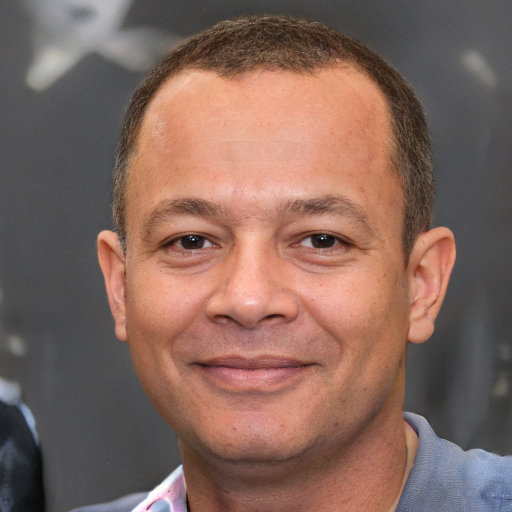
#> input picture sample_images/img1.jpeg, 1024 x 1024 px (shown at 1/2 size); its folder holds only this picture in this run
$ python build_corpus.py
#> lines starting #> are read from the running program, lines starting #| are printed output that depends on the picture
#> in build_corpus, img is the input picture: PIL image 1024x1024 RGB; mean R, G, B 131.4, 102.7, 93.3
"""
build_corpus.py — Corpus builder for Content Forensics prototype.

ETHICAL STATEMENT
─────────────────
• This script processes images supplied by the USER from the sample_images/
  folder. The pipeline is designed for SYNTHETIC / DEMO data only.
• Never use real leaked, intimate, or non-consented images of any person.
• All generated corpus entries are labelled SIMULATED in the manifest.
• Simulated platform names and URLs are fictional and do NOT represent any
  real platform, person, or content.

USAGE
─────
  python build_corpus.py --src sample_images/ --out corpus/ [--distractors 5]

For each image found in --src, four transformed variants are generated:
  _cropped      — center crop 80% + resize back to original dimensions
  _flipped      — horizontal mirror flip
  _watermarked  — semi-transparent "DEMO WATERMARK" text overlay
  _jpeg20       — JPEG recompression at quality=20

A manifest (corpus/manifest.json) is written mapping every file to a
simulated platform label and a fake demo URL. All entries are tagged
  "note": "SIMULATED — synthetic demo data only, not a real platform"
"""

from __future__ import annotations

import argparse
import json
import random
import sys
import textwrap
from pathlib import Path

if hasattr(sys.stdout, "reconfigure"):
    sys.stdout.reconfigure(encoding="utf-8", errors="replace")
if hasattr(sys.stderr, "reconfigure"):
    sys.stderr.reconfigure(encoding="utf-8", errors="replace")

import numpy as np
from PIL import Image, ImageDraw, ImageFont

# ──────────────────────────────────────────────────────────────────────────────
# Constants
# ──────────────────────────────────────────────────────────────────────────────
SIMULATED_PLATFORMS = [
    "DemoSite-A",
    "DemoForum-B",
    "DemoBoard-C",
    "DemoGallery-D",
    "DemoNet-E",
]
SIMULATED_NOTE = "SIMULATED — synthetic demo data only, not a real platform"
TRANSFORM_NAMES = ["cropped", "flipped", "watermarked", "jpeg20"]

IMAGE_EXTENSIONS = {".jpg", ".jpeg", ".png", ".bmp", ".webp", ".tiff"}

# ──────────────────────────────────────────────────────────────────────────────
# Transform helpers
# ──────────────────────────────────────────────────────────────────────────────

def _center_crop_resize(img: Image.Image, crop_fraction: float = 0.80) -> Image.Image:
    """Crop the central `crop_fraction` of the image, then resize back."""
#> called with crop_fraction = 0.8
    w, h = img.size
    new_w = int(w * crop_fraction)
    new_h = int(h * crop_fraction)
    left = (w - new_w) // 2
    top = (h - new_h) // 2
    cropped = img.crop((left, top, left + new_w, top + new_h))
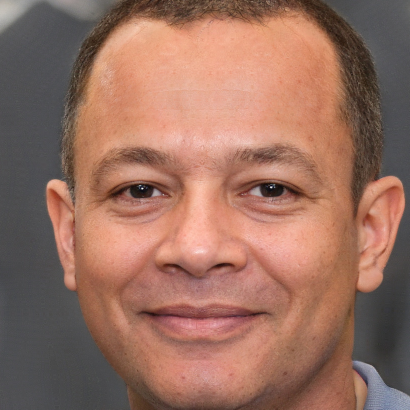
#> cropped: PIL image 819x819 RGB (shown at 1/2 size); mean R, G, B 152.9, 111.6, 96.5
    return cropped.resize((w, h), Image.LANCZOS)


def _horizontal_flip(img: Image.Image) -> Image.Image:
    return img.transpose(Image.FLIP_LEFT_RIGHT)
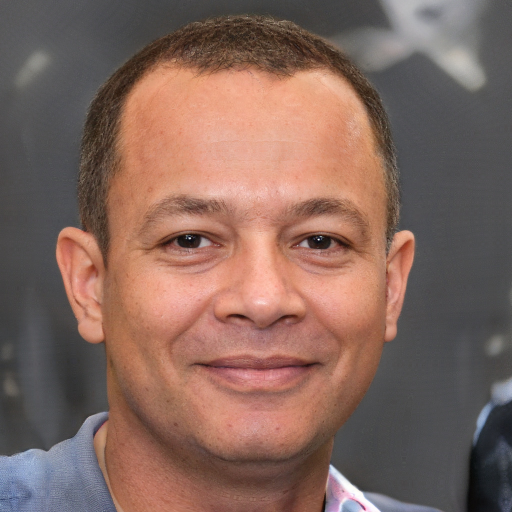
#> returned value: PIL image 1024x1024 RGB (shown at 1/2 size); mean R, G, B 131.4, 102.7, 93.3


def _add_watermark(img: Image.Image, text: str = "DEMO WATERMARK") -> Image.Image:
    """Overlay semi-transparent diagonal text across the image."""
#> called with text = 'DEMO WATERMARK'
    overlay = Image.new("RGBA", img.size, (0, 0, 0, 0))
#> overlay: PIL image 1024x1024 RGBA; every value is 0
    draw = ImageDraw.Draw(overlay)

    # Try to use a system font; fall back to default
    try:
        font = ImageFont.truetype("arial.ttf", size=max(20, img.size[0] // 12))
    except OSError:
        font = ImageFont.load_default()

    # Tile text diagonally across the image
    text_w = img.size[0] // 2
    text_h = img.size[1] // 4
    for y in range(-img.size[1], img.size[1] * 2, text_h):
        for x in range(-img.size[0], img.size[0] * 2, text_w):
            draw.text((x, y), text, fill=(255, 255, 255, 80), font=font)

    watermarked = Image.alpha_composite(img.convert("RGBA"), overlay)
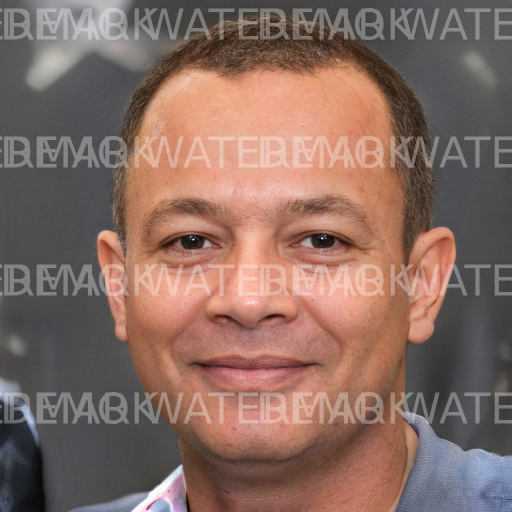
#> watermarked: PIL image 1024x1024 RGBA (shown at 1/2 size); mean R, G, B, A 135.6, 108, 98.9, 255
    return watermarked.convert("RGB")


def _jpeg_recompress(img: Image.Image, quality: int = 20) -> Image.Image:
    """Simulate JPEG recompression artefacts at the given quality level."""
#> called with quality = 20
    import io

    buf = io.BytesIO()
    img.convert("RGB").save(buf, format="JPEG", quality=quality)
    buf.seek(0)
    return Image.open(buf).copy()  # .copy() detaches from the BytesIO buffer


# ──────────────────────────────────────────────────────────────────────────────
# Distractor generation (fully offline, no network required)
# ──────────────────────────────────────────────────────────────────────────────

def _generate_distractor(idx: int, size: tuple[int, int] = (512, 512)) -> Image.Image:
    """
    Create a synthetic distractor image using random coloured noise
    combined with simple geometric shapes.  These images do NOT resemble
    any real person and are intended purely as unrelated 'filler' corpus
    entries to simulate content from other topics on a platform.
    """
    rng = np.random.default_rng(seed=idx * 31337)  # reproducible per index

    # Base: random coloured noise
    noise = rng.integers(0, 256, (*size, 3), dtype=np.uint8)
    img = Image.fromarray(noise, mode="RGB")

    # Overlay a few semi-transparent coloured rectangles
    draw = ImageDraw.Draw(img, "RGBA")
    for _ in range(6):
        x0 = int(rng.integers(0, size[0]))
        y0 = int(rng.integers(0, size[1]))
        x1 = int(rng.integers(x0, size[0]))
        y1 = int(rng.integers(y0, size[1]))
        colour = tuple(rng.integers(0, 256, 4).tolist())
        draw.rectangle([x0, y0, x1, y1], fill=colour)

    return img.convert("RGB")


# ──────────────────────────────────────────────────────────────────────────────
# Main build logic
# ──────────────────────────────────────────────────────────────────────────────

def build_corpus(src_dir: Path, out_dir: Path, num_distractors: int) -> list[dict]:
    out_dir.mkdir(parents=True, exist_ok=True)

    source_files = sorted(
        p for p in src_dir.iterdir() if p.suffix.lower() in IMAGE_EXTENSIONS
    )
    if not source_files:
        raise FileNotFoundError(
            f"No images found in {src_dir}. "
            "Place .jpg / .png source images there first."
        )

    print(f"Found {len(source_files)} source image(s) in '{src_dir}'.")
    manifest: list[dict] = []

    for idx, src_path in enumerate(source_files, start=1):
        original_id = f"original_{idx:03d}"
        platform = random.choice(SIMULATED_PLATFORMS)

        # ── Save original ──────────────────────────────────────────────────
        orig_name = f"{original_id}.jpg"
        orig_dest = out_dir / orig_name
        img = Image.open(src_path).convert("RGB")
        img.save(orig_dest, format="JPEG", quality=95)
        print(f"  [{idx}/{len(source_files)}] Saved original → {orig_name}")

        manifest.append({
            "filename":    orig_name,
            "original_id": original_id,
            "transform":   "original",
            "platform":    platform,
            "url":         f"http://demo-corpus.local/{platform.lower()}/{orig_name}",
            "note":        SIMULATED_NOTE,
        })

        # ── Transforms ────────────────────────────────────────────────────
        transforms = {
            "cropped":     _center_crop_resize(img),
            "flipped":     _horizontal_flip(img),
            "watermarked": _add_watermark(img),
            "jpeg20":      _jpeg_recompress(img, quality=20),
        }
        for t_name, t_img in transforms.items():
            variant_platform = random.choice(SIMULATED_PLATFORMS)
            variant_name = f"{original_id}_{t_name}.jpg"
            variant_dest = out_dir / variant_name

            # jpeg20 is already JPEG-encoded; others save at quality 95
            if t_name == "jpeg20":
                t_img.save(variant_dest, format="JPEG", quality=95)
            else:
                t_img.save(variant_dest, format="JPEG", quality=95)

            manifest.append({
                "filename":    variant_name,
                "original_id": original_id,
                "transform":   t_name,
                "platform":    variant_platform,
                "url":         f"http://demo-corpus.local/{variant_platform.lower()}/{variant_name}",
                "note":        SIMULATED_NOTE,
            })
#> this loop made 4 passes
#> (t_name, variant_platform, variant_name) on passes 1 to 4: ('cropped', 'DemoGallery-D', 'original_001_cropped.jpg'), ('flipped', 'DemoSite-A', 'original_001_flipped.jpg'), ('watermarked', 'DemoBoard-C', 'original_001_watermarked.jpg'), ('jpeg20', 'DemoNet-E', 'original_001_jpeg20.jpg')
#> after the loop, manifest = 5 items
        print(f"           Generated 4 variants.")

    # ── Distractors ───────────────────────────────────────────────────────
    print(f"\nGenerating {num_distractors} synthetic distractor image(s)…")
    for d_idx in range(1, num_distractors + 1):
        d_platform = random.choice(SIMULATED_PLATFORMS)
        d_name = f"distractor_{d_idx:03d}.jpg"
        d_img = _generate_distractor(idx=d_idx)
        d_img.save(out_dir / d_name, format="JPEG", quality=90)
        manifest.append({
            "filename":    d_name,
            "original_id": None,
            "transform":   "distractor",
            "platform":    d_platform,
            "url":         f"http://demo-corpus.local/{d_platform.lower()}/{d_name}",
            "note":        SIMULATED_NOTE,
        })
#> this loop made 5 passes
#> d_platform on passes 1 to 5: 'DemoGallery-D', 'DemoGallery-D', 'DemoBoard-C', 'DemoGallery-D', 'DemoBoard-C'
#> pass 1, in _generate_distractor, `img = Image.fromarray(noise, mode="RGB")`:
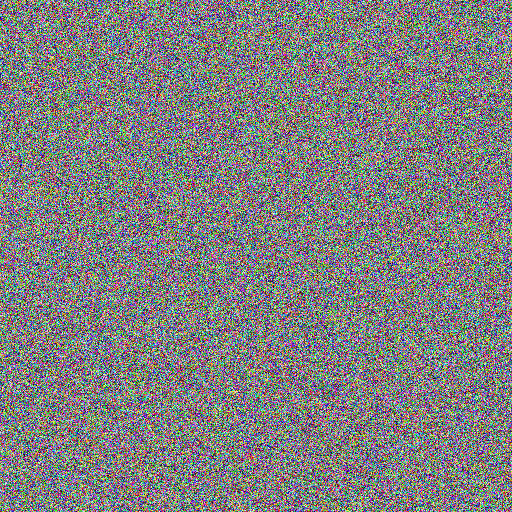
#> img: PIL image 512x512 RGB; mean R, G, B 127.6, 127.4, 127.6
#> pass 1, in build_corpus, `d_img = _generate_distractor(idx=d_idx)`:
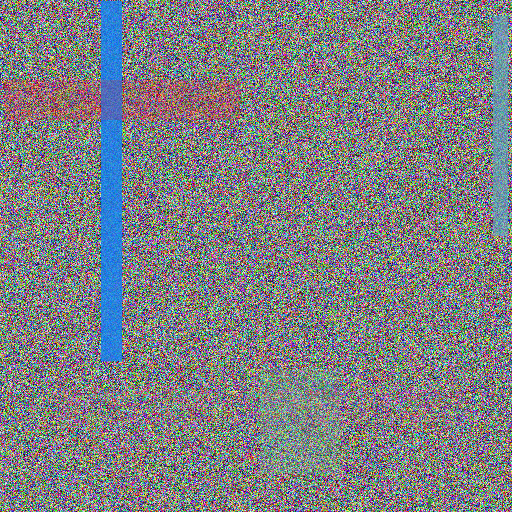
#> d_img: PIL image 512x512 RGB; mean R, G, B 125.8, 127.3, 130.4
#> pass 2, in _generate_distractor (call 2), `img = Image.fromarray(noise, mode="RGB")`:
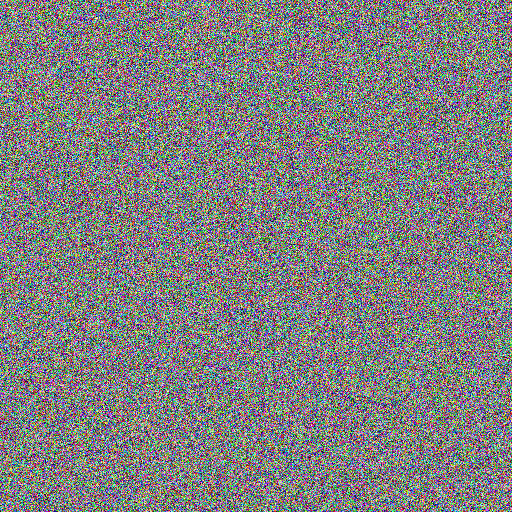
#> img: PIL image 512x512 RGB; mean R, G, B 127.5, 127.4, 127.4
#> after the loop:
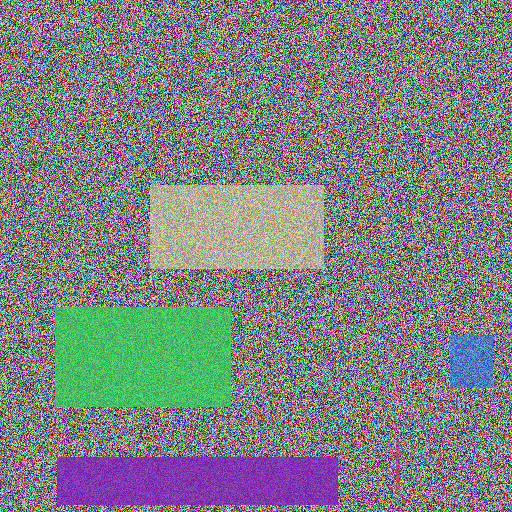
#> d_img: PIL image 512x512 RGB; mean R, G, B 126.4, 130.6, 130.1
#> after the loop, manifest = 10 items
    print(f"  Saved {num_distractors} distractor(s).")

    # ── Write manifest ────────────────────────────────────────────────────
    manifest_path = out_dir / "manifest.json"
    with open(manifest_path, "w", encoding="utf-8") as f:
        json.dump(manifest, f, indent=2)
    print(f"\nManifest written → {manifest_path}")
    print(f"Total corpus entries: {len(manifest)}")
#| Total corpus entries: 10
    return manifest


# ──────────────────────────────────────────────────────────────────────────────
# CLI
# ──────────────────────────────────────────────────────────────────────────────

def main():
    parser = argparse.ArgumentParser(
        description=textwrap.dedent("""\
            Build a synthetic forensics test corpus from source images.

            Generates 4 transformed variants per image (cropped, flipped,
            watermarked, jpeg20) plus N synthetic distractor images, all
            labelled SIMULATED in the manifest.
        """),
        formatter_class=argparse.RawDescriptionHelpFormatter,
    )
    parser.add_argument(
        "--src",
        type=Path,
        default=Path("sample_images"),
        help="Folder containing your source images (default: sample_images/)",
    )
    parser.add_argument(
        "--out",
        type=Path,
        default=Path("corpus"),
        help="Output folder for the corpus (default: corpus/)",
    )
    parser.add_argument(
        "--distractors",
        type=int,
        default=5,
        help="Number of synthetic distractor images to generate (default: 5)",
    )
    args = parser.parse_args()

    print("=" * 60)
    print("Content Forensics — Corpus Builder")
    print("All generated data is SIMULATED / synthetic demo only.")
    print("=" * 60)
    build_corpus(args.src, args.out, args.distractors)
    print("\nDone. You can now run index_corpus.py to compute fingerprints.")


if __name__ == "__main__":
    main()

$ run again, on sample_images/img2.jpeg
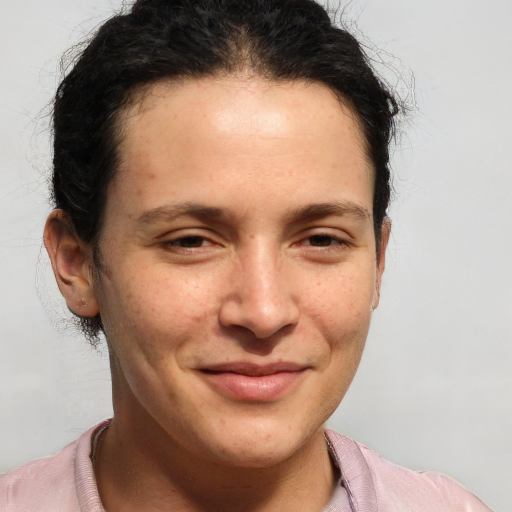
#> input picture sample_images/img2.jpeg, 1024 x 1024 px (shown at 1/2 size)
#> in build_corpus, img is the input picture: PIL image 1024x1024 RGB; mean R, G, B 173.1, 148, 134.3
#> in _horizontal_flip, `return img.transpose(Image.FLIP_LEFT_RIGHT)`:
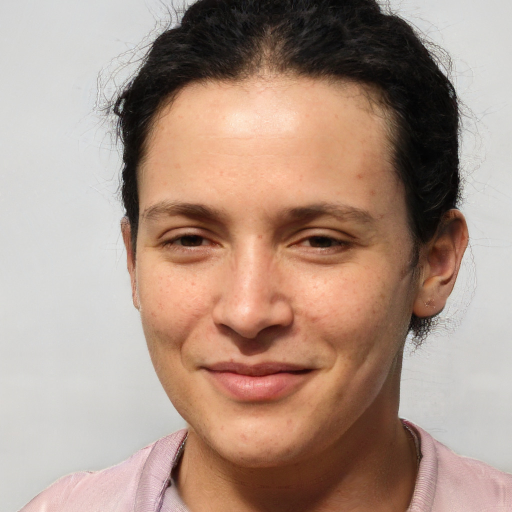
#> returned value: PIL image 1024x1024 RGB (shown at 1/2 size); mean R, G, B 173.1, 148, 134.3
#> overlay: PIL image 1024x1024 RGBA; every value is 0
#> in _add_watermark, `watermarked = Image.alpha_composite(img.convert("RGBA"), overlay)`:
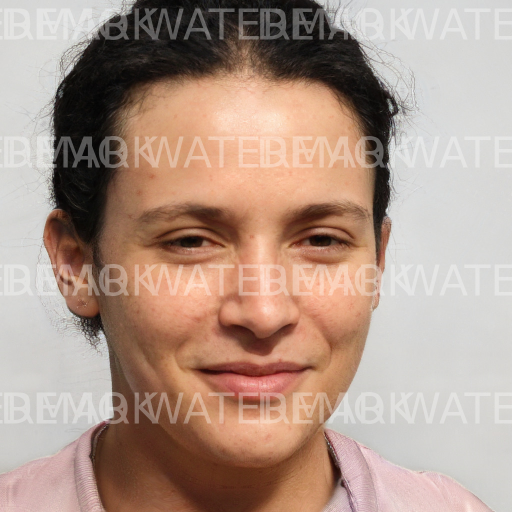
#> watermarked: PIL image 1024x1024 RGBA (shown at 1/2 size); mean R, G, B, A 175.8, 151.5, 138.3, 255
#> the loop in build_corpus, `for t_name, t_img in transforms.items():` made 4 passes
#> (t_name, variant_platform, variant_name) on passes 1 to 4: ('cropped', 'DemoGallery-D', 'original_001_cropped.jpg'), ('flipped', 'DemoSite-A', 'original_001_flipped.jpg'), ('watermarked', 'DemoBoard-C', 'original_001_watermarked.jpg'), ('jpeg20', 'DemoNet-E', 'original_001_jpeg20.jpg')
#> after the loop in build_corpus, `for t_name, t_img in transforms.items():`: manifest = 5 items
#> the loop in build_corpus, `for d_idx in range(1, num_distractors + 1):` made 5 passes
#> d_platform on passes 1 to 5: 'DemoGallery-D', 'DemoGallery-D', 'DemoBoard-C', 'DemoGallery-D', 'DemoBoard-C'
#> after the loop in build_corpus, `for d_idx in range(1, num_distractors + 1):`: manifest = 10 items
#| Total corpus entries: 10

$ run again, on sample_images/img3.jpeg
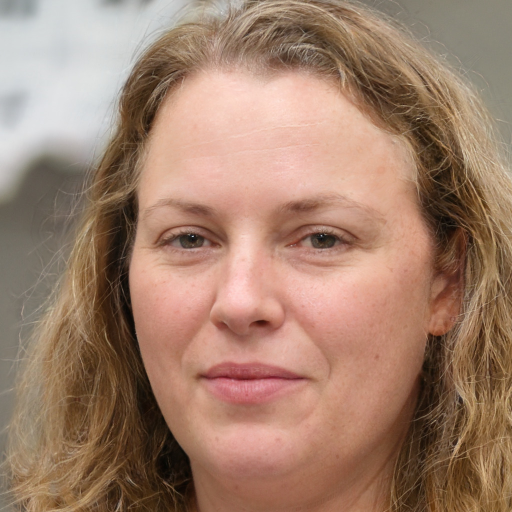
#> input picture sample_images/img3.jpeg, 1024 x 1024 px (shown at 1/2 size)
#> in build_corpus, img is the input picture: PIL image 1024x1024 RGB; mean R, G, B 161.2, 128.1, 108.6
#> in _horizontal_flip, `return img.transpose(Image.FLIP_LEFT_RIGHT)`:
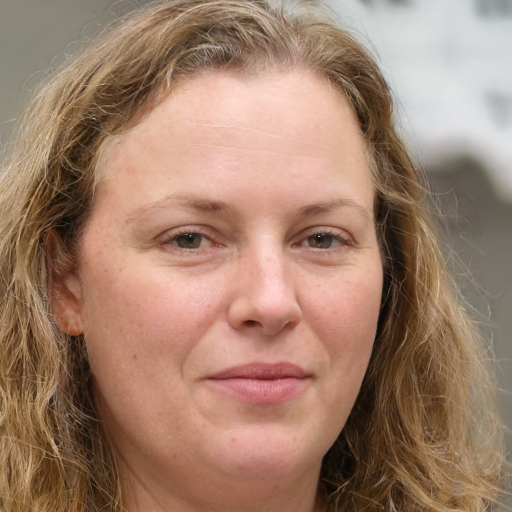
#> returned value: PIL image 1024x1024 RGB (shown at 1/2 size); mean R, G, B 161.2, 128.1, 108.6
#> overlay: PIL image 1024x1024 RGBA; every value is 0
#> in _add_watermark, `watermarked = Image.alpha_composite(img.convert("RGBA"), overlay)`:
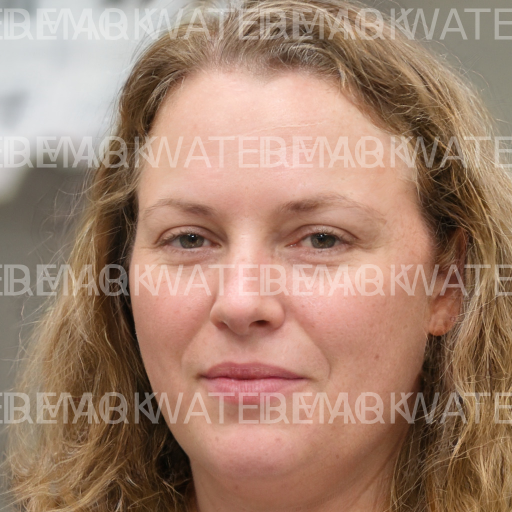
#> watermarked: PIL image 1024x1024 RGBA (shown at 1/2 size); mean R, G, B, A 164.1, 132.1, 113.3, 255
#> the loop in build_corpus, `for t_name, t_img in transforms.items():` made 4 passes
#> (t_name, variant_platform, variant_name) on passes 1 to 4: ('cropped', 'DemoGallery-D', 'original_001_cropped.jpg'), ('flipped', 'DemoSite-A', 'original_001_flipped.jpg'), ('watermarked', 'DemoBoard-C', 'original_001_watermarked.jpg'), ('jpeg20', 'DemoNet-E', 'original_001_jpeg20.jpg')
#> after the loop in build_corpus, `for t_name, t_img in transforms.items():`: manifest = 5 items
#> the loop in build_corpus, `for d_idx in range(1, num_distractors + 1):` made 5 passes
#> d_platform on passes 1 to 5: 'DemoGallery-D', 'DemoGallery-D', 'DemoBoard-C', 'DemoGallery-D', 'DemoBoard-C'
#> after the loop in build_corpus, `for d_idx in range(1, num_distractors + 1):`: manifest = 10 items
#| Total corpus entries: 10
